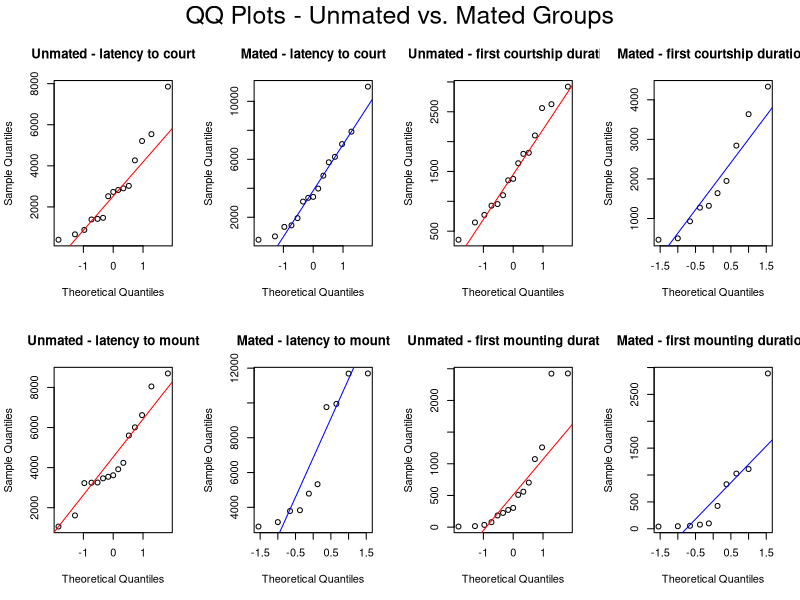
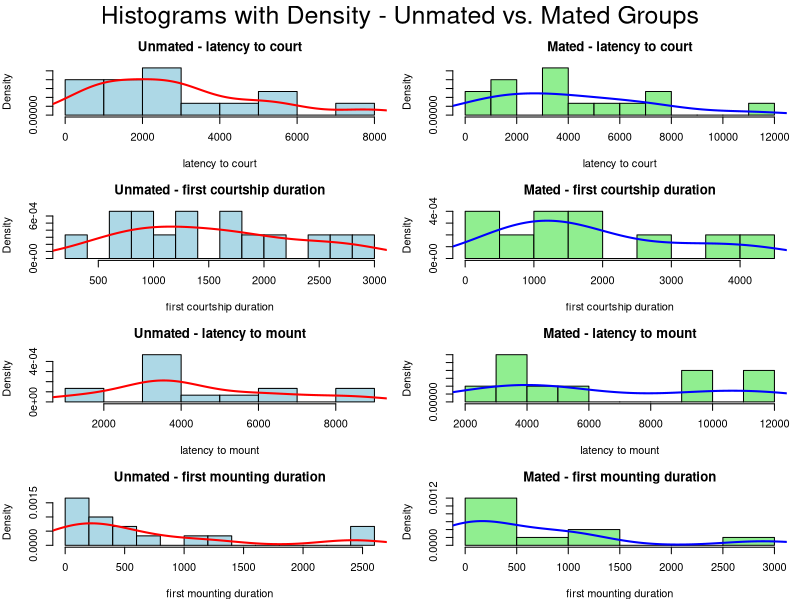

These figures' R source, in order: (Note: this script raises an error after producing the figures.)
### ADD REFERENCE
### ## Influence of Female Mating Status on Male Courtship Timing Components

# Packages and Data -------------------------------------------------------

# Import packages
library(tidyverse)
library(nortest)
library(ggplot2)
library(tools)
library(stringr)
set.seed(42)

# Import data
data <- read.csv("mating_data.csv")
unmated.df <- data %>% filter(female.mated.before==FALSE)
mated.df <- data %>% filter(female.mated.before==TRUE)


# Summary Statistics --------------------------------------------------------

vars <- c(
  "latency.to.court", "latency.to.mount",
  "first.courtship.duration", "first.mounting.duration",
  "nb.flees", "nb.courtships", "nb.mounts"
)

# Compute per group Mean and SE
group_stats <- data %>%
  pivot_longer(
    cols = all_of(vars),
    names_to = "Variable",
    values_to = "Value"
  ) %>%
  group_by(female.mated.before, Variable) %>%
  summarise(
    Mean = mean(Value, na.rm = TRUE),
    SE   = sd(Value, na.rm = TRUE) / sqrt(sum(!is.na(Value))),
    N    = sum(!is.na(Value)),
    .groups = "drop"
  ) %>%
  mutate(Group = ifelse(female.mated.before, "mated", "unmated")) %>%
  select(-female.mated.before)

# Compute paired Mean difference and SE 
paired_diff <- data %>%
  pivot_longer(
    cols = all_of(vars),
    names_to = "Variable",
    values_to = "Value"
  ) %>%
  select(female, female.mated.before, Variable, Value) %>%
  pivot_wider(
    id_cols = c(female, Variable),  
    names_from = female.mated.before,
    values_from = Value
  ) %>%
  rename(
    unmated = `FALSE`,
    mated   = `TRUE`
  ) %>%
  filter(!is.na(unmated) & !is.na(mated)) %>%
  mutate(Diff = unmated - mated) %>%
  group_by(Variable) %>%
  summarise(
    MeanDiff = mean(Diff),
    SEDiff   = sd(Diff) / sqrt(n()),
    N_pairs  = n(),
    .groups = "drop"
  )

# Results table
final_summary <- group_stats %>%
  pivot_wider(
    names_from = Group,
    values_from = c(Mean, SE, N),
    names_sep = "_"
  ) %>%
  left_join(paired_diff, by = "Variable") %>%
  select(
    Variable,
    Mean_unmated, SE_unmated, N_unmated,
    Mean_mated,   SE_mated,   N_mated,
    MeanDiff, SEDiff, N_pairs
  )

View(final_summary)


# Normality Tests --------------------------------------------------------

variables <- c("latency.to.court", "first.courtship.duration",
               "latency.to.mount", "first.mounting.duration")

# Q-Q plots
par(mfrow = c(2, 4), oma = c(0, 0, 2, 0))
for (var in variables) {
  qqnorm(unmated.df[[var]], main = paste("Unmated -", gsub("\\.", " ", var)))
  qqline(unmated.df[[var]], col = "red")
  # -
  qqnorm(mated.df[[var]], main = paste("Mated -", gsub("\\.", " ", var)))
  qqline(mated.df[[var]], col = "blue")
}
mtext("QQ Plots - Unmated vs. Mated Groups", outer = TRUE, cex = 1.5)

# Histograms
par(mfrow = c(4, 2), oma = c(0, 0, 2, 0), mar = c(4, 4, 3, 1)) 
for (var in variables) {
  hist(unmated.df[[var]], probability = TRUE, 
       main = paste("Unmated -", gsub("\\.", " ", var)),
       col = "lightblue", xlab = gsub("\\.", " ", var), breaks = 10)
  lines(density(unmated.df[[var]], na.rm = TRUE), col = "red", lwd = 2)
  # -
  hist(mated.df[[var]], probability = TRUE, 
       main = paste("Mated -", gsub("\\.", " ", var)),
       col = "lightgreen", xlab = gsub("\\.", " ", var), breaks = 10)
  lines(density(mated.df[[var]], na.rm = TRUE), col = "blue", lwd = 2)
}
mtext("Histograms with Density - Unmated vs. Mated Groups", outer = TRUE, cex = 1.5)

# Statistical Tests
data %>%
  group_by(female.mated.before) %>%
  summarise(across(all_of(variables), list), .groups = "drop") %>%
  pivot_longer(-female.mated.before, names_to = "Variable", values_to = "Values") %>%
  mutate(
    Shapiro = lapply(Values, shapiro.test),
    AD = lapply(Values, ad.test),
    Shapiro_W = sapply(Shapiro, function(x) round(x$statistic, 3)),
    Shapiro_p = sapply(Shapiro, function(x) round(x$p.value, 4)),
    AD_A = sapply(AD, function(x) round(x$statistic, 3)),
    AD_p = sapply(AD, function(x) round(x$p.value, 4)),
    Group = ifelse(female.mated.before, "mated", "unmated"),
    Variable = gsub("\\.", " ", Variable)
  ) %>%
  select(Group, Variable, Shapiro_W, Shapiro_p, AD_A, AD_p) %>%
  print()


# Comparison Tests --------------------------------------------------------

# Wilcoxon Signed-Rank Test (paired)
results <- data.frame(Variable = character(), W = numeric(), p_value = numeric(), stringsAsFactors = FALSE)
for (var in variables) {
  wide_data <- data %>%
    select(female, female.mated.before, all_of(var)) %>%
    pivot_wider(names_from = female.mated.before, values_from = all_of(var)) %>%
    rename(unmated = `FALSE`, mated = `TRUE`)
  test <- wilcox.test(wide_data$unmated, wide_data$mated, paired = TRUE)
  results <- rbind(results, data.frame(Variable = var, W = test$statistic, p_value = test$p.value))
}
print(results)

# Wilcoxon Rank-Sum Test (non-paired)
results_nonpaired <- lapply(variables, function(var) {
  test_data <- data %>% filter(!is.na(.data[[var]]))
  test <- wilcox.test(as.formula(paste(var, "~ female.mated.before")), data = test_data, paired = FALSE)
  data.frame(Variable = var, W = test$statistic, p_value = test$p.value)
}) %>% bind_rows()
print(results_nonpaired)

# Wilcoxon Rank-Sum Test (non-paired; with removed incomplete pairs)
results_nonpaired_complete <- lapply(variables, function(var) {
  complete_females <- data %>%
    group_by(female) %>%
    filter(!any(is.na(.data[[var]]))) %>%
    ungroup()
  test <- wilcox.test(as.formula(paste(var, "~ female.mated.before")), data = complete_females, paired = FALSE)
  data.frame(Variable = var, W = test$statistic, p_value = test$p.value)
}) %>% bind_rows()
print(results_nonpaired_complete)


# Graphical Representation (paired-filtered) ------------------------------------------------

# Prepare long-form full data
all_data <- data %>%
  select(female, female.mated.before, all_of(variables)) %>%
  pivot_longer(cols = all_of(variables), names_to = "Variable", values_to = "Value") %>%
  mutate(Variable = gsub("\\.", " ", Variable) |> str_to_title())

# Get cleaned data (paired only)
clean_data <- all_data %>%
  group_by(female, Variable) %>%
  mutate(paired = if (any(is.na(Value))) NA_real_ else Value) %>%
  ungroup() %>%
  mutate(CleanValue = paired) %>%
  select(-paired)

# Add flags
plot_data <- clean_data %>%
  mutate(
    Group = ifelse(female.mated.before, "Mated", "Unmated"),
    Variable = factor(Variable, levels = c(
      "Latency To Court", "First Courtship Duration", "Latency To Mount", "First Mounting Duration"
    )),
    Group = factor(Group, levels = c("Unmated", "Mated")),
    Missing = is.na(CleanValue) & !is.na(Value)  # flagged in red
  )

# Colour palette
cb_palette <- c("Unmated" = "#E69F00", "Mated" = "#56B4E9")

# Plot
pos <- position_dodge(width = 0.05)
ggplot(plot_data, aes(x = Group, y = CleanValue, fill = Group, group = female)) + 
  geom_violin(aes(group = Group), alpha = 0.4, color = NA, show.legend = FALSE) + 
  geom_boxplot(aes(group = Group), width = 0.1, outlier.shape = NA, show.legend = FALSE) + 
  
  # Segments linking the pairs
  geom_line(
    data = subset(plot_data, !Missing),
    position = pos,
    color = "gray40",
    alpha = 0.4,
    linewidth = 0.5,
    show.legend = FALSE
  ) +
  
  geom_point( 
    data = subset(plot_data, !Missing), 
    position = pos, width=0.08,
    size = 2, alpha = 0.7, 
    shape = 21, color = "black", show.legend = FALSE 
  ) + 
  
  geom_jitter( 
    data = subset(plot_data, Missing), 
    aes(y = Value, group = NULL), 
    width = 0.05, size = 2, alpha = 0.7, 
    shape = 21, fill = "red", color = "black", show.legend = FALSE 
  ) + 
  
  scale_fill_manual(values = cb_palette) + 
  scale_y_continuous(limits = c(-100, NA), expand = expansion(mult = c(0, 0.05))) + 
  facet_wrap(~ Variable, scales = "free_y", ncol = 2) + 
  labs( 
    title = "Comparison of Behavioural Variables (s) between Groups filtered by Pairs", 
    x = "", 
    y = "Value", 
    caption = "Points represent individual measurements; Red points were removed for pair analysis\nViolins show distribution; Boxes show median and IQR" 
  ) + 
  theme_minimal(base_size = 14) + 
  theme( 
    strip.text = element_text(face = "bold", size = 14), 
    axis.text.x = element_text(face = "bold", size = 12), 
    axis.title.y = element_text(size = 13), 
    plot.title = element_text(face = "bold", size = 16, hjust = 0.5), 
    plot.caption = element_text(size = 10, face = "italic"), 
    legend.position = "none" 
  )


# Graphical Representation (non-paired filtered) --------------------------

# Prepare long data
plot_data2 <- data %>%
  select(female, female.mated.before, all_of(variables)) %>%
  pivot_longer(cols = all_of(variables), names_to = "Variable", values_to = "Value") %>%
  mutate(
    Group = factor(ifelse(female.mated.before, "Mated", "Unmated"),
                   levels = c("Unmated", "Mated")),
    Variable = recode(Variable,
                      "latency.to.court" = "Latency To Court",
                      "first.courtship.duration" = "First Courtship Duration",
                      "latency.to.mount" = "Latency To Mount",
                      "first.mounting.duration" = "First Mounting Duration"
    )
  )

# Add flags
plot_data2$Variable <- factor(plot_data2$Variable, levels = c(
  "Latency To Court",
  "First Courtship Duration",
  "Latency To Mount",
  "First Mounting Duration"
))

# Colour palette
cb_palette <- c("Unmated" = "#D81B60", "Mated" = "#56B4E9")

# Plot
pos <- position_dodge(width = 0.05)
ggplot(plot_data2, aes(x = Group, y = Value, fill = Group, group = female)) + 
  geom_violin(aes(group = Group), alpha = 0.4, color = NA, show.legend = FALSE) + 
  geom_boxplot(aes(group = Group), width = 0.1, outlier.shape = NA, show.legend = FALSE) + 
  
  # Segments linking the pairs
  geom_line(
    position = pos,
    color = "gray40",
    alpha = 0.5,
    linewidth = 0.5,
    show.legend = FALSE
  ) +
  
  geom_point( 
    position = pos,
    size = 2, alpha = 0.7, 
    shape = 21, color = "black", show.legend = FALSE 
  ) + 
  
  scale_fill_manual(values = cb_palette) + 
  scale_y_continuous(limits = c(-100, NA), expand = expansion(mult = c(0, 0.05))) + 
  facet_wrap(~ Variable, scales = "free_y", ncol = 2) + 
  labs( 
    title = "Comparison of Behavioural Variables (s) between Groups non-filtered by Pairs", 
    x = "", 
    y = "Value", 
    caption = "Points represent individual measurements; violins show distribution; boxes show median and IQR." 
  ) + 
  theme_minimal(base_size = 14) + 
  theme( 
    strip.text = element_text(face = "bold", size = 14), 
    axis.text.x = element_text(face = "bold", size = 12), 
    axis.title.y = element_text(size = 13), 
    plot.title = element_text(face = "bold", size = 16, hjust = 0.5), 
    plot.caption = element_text(size = 10, face = "italic"),
    legend.position = "none"
  )
